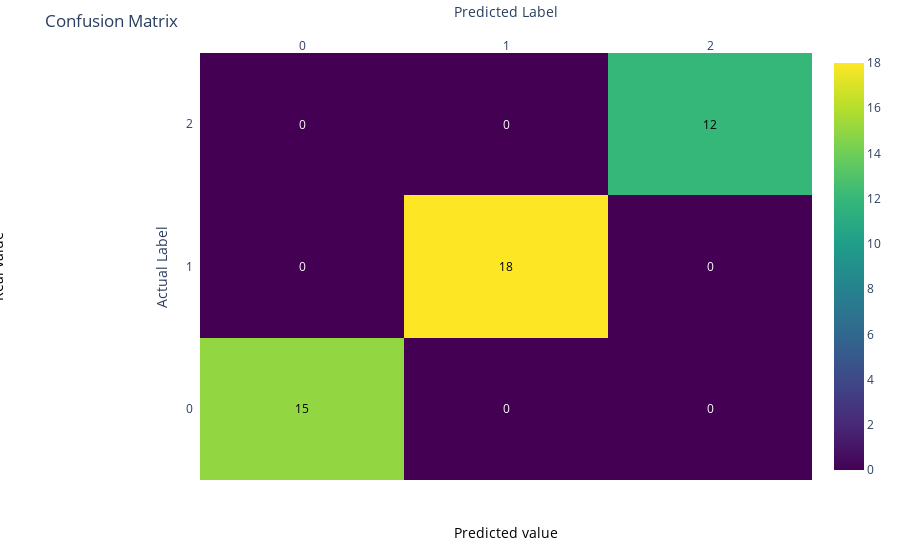

Notebook code for this chart:
### Code cell
model = train()

### Figure 1 — Plotly figure (JSON) as saved in the notebook; plotly's stock layout.template omitted (floating-point values rounded to 4 significant figures)
{"data": [{"colorscale": [[0, "#440154"], [0.1111, "#482878"], [0.2222, "#3e4989"], [0.3333, "#31688e"], [0.4444, "#26828e"], [0.5556, "#1f9e89"], [0.6667, "#35b779"], [0.7778, "#6ece58"], [0.8889, "#b5de2b"], [1, "#fde725"]], "reversescale": false, "showscale": true, "type": "heatmap", "x": [0, 1, 2], "y": [0, 1, 2], "z": [[15, 0, 0], [0, 18, 0], [0, 0, 12]]}], "layout": {"annotations": [{"font": {"color": "#000000"}, "showarrow": false, "text": "15", "x": 0, "xref": "x", "y": 0, "yref": "y"}, {"font": {"color": "#FFFFFF"}, "showarrow": false, "text": "0", "x": 1, "xref": "x", "y": 0, "yref": "y"}, {"font": {"color": "#FFFFFF"}, "showarrow": false, "text": "0", "x": 2, "xref": "x", "y": 0, "yref": "y"}, {"font": {"color": "#FFFFFF"}, "showarrow": false, "text": "0", "x": 0, "xref": "x", "y": 1, "yref": "y"}, {"font": {"color": "#000000"}, "showarrow": false, "text": "18", "x": 1, "xref": "x", "y": 1, "yref": "y"}, {"font": {"color": "#FFFFFF"}, "showarrow": false, "text": "0", "x": 2, "xref": "x", "y": 1, "yref": "y"}, {"font": {"color": "#FFFFFF"}, "showarrow": false, "text": "0", "x": 0, "xref": "x", "y": 2, "yref": "y"}, {"font": {"color": "#FFFFFF"}, "showarrow": false, "text": "0", "x": 1, "xref": "x", "y": 2, "yref": "y"}, {"font": {"color": "#000000"}, "showarrow": false, "text": "12", "x": 2, "xref": "x", "y": 2, "yref": "y"}, {"font": {"color": "black", "size": 14}, "showarrow": false, "text": "Predicted value", "x": 0.5, "xref": "paper", "y": -0.15, "yref": "paper"}, {"font": {"color": "black", "size": 14}, "showarrow": false, "text": "Real value", "textangle": -90, "x": -0.35, "xref": "paper", "y": 0.5, "yref": "paper"}], "margin": {"l": 200, "t": 50}, "title": {"text": "Confusion Matrix"}, "xaxis": {"dtick": 1, "gridcolor": "rgb(0, 0, 0)", "side": "top", "ticks": "", "title": {"text": "Predicted Label"}}, "yaxis": {"dtick": 1, "ticks": "", "ticksuffix": "  ", "title": {"text": "Actual Label"}}}}
